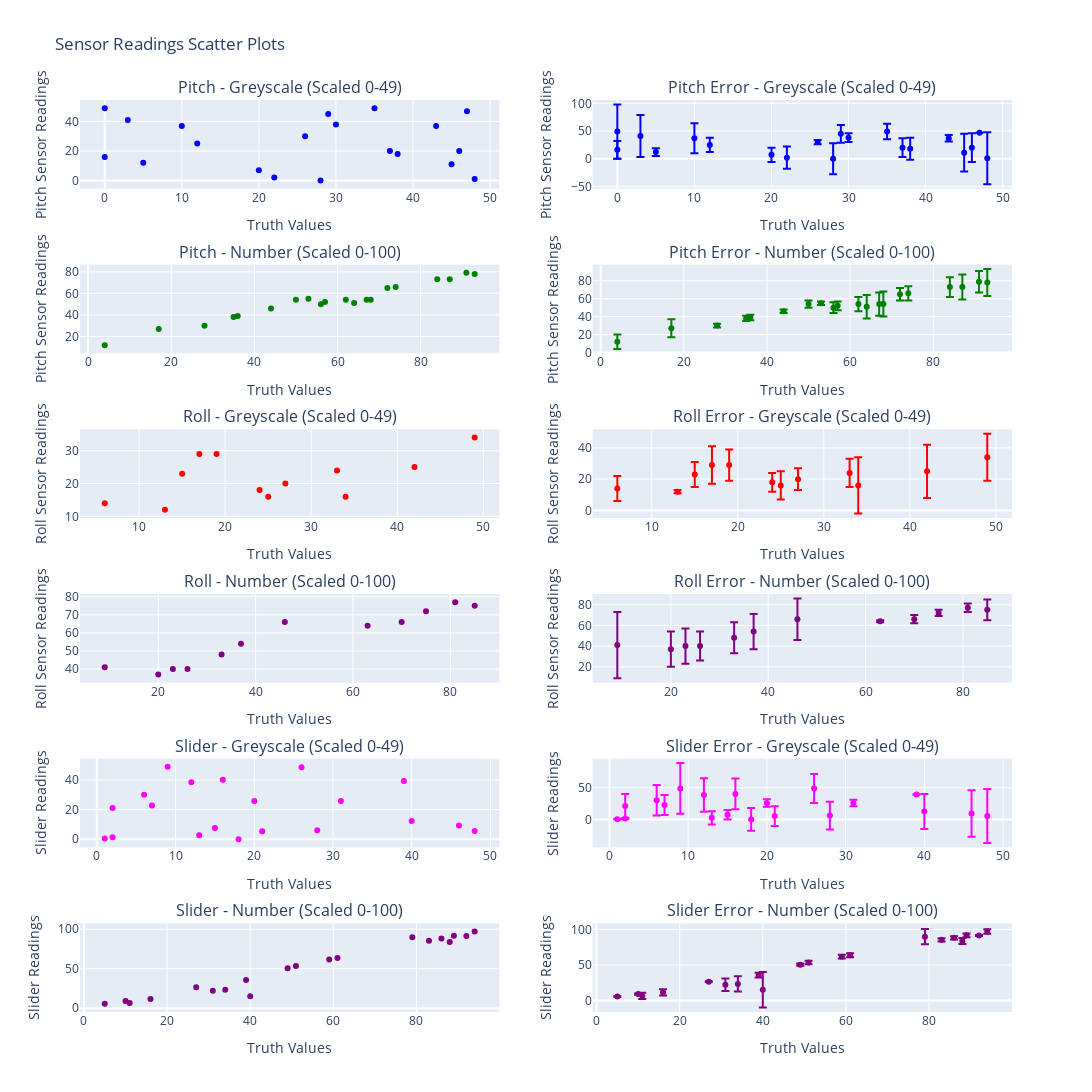

The cell this chart's notebook holds for it:
### Code cell
calibration_threshold = 2
g_pitch_greyscale_df = df[(df["experiment_type"] == "gesture_pitch_greyscale") & (df["calibration"] >= calibration_threshold)]
g_pitch_number_df = df[(df["experiment_type"] == "gesture_pitch_number") & (df["calibration"] >= calibration_threshold)]
g_roll_greyscale_df = df[(df["experiment_type"] == "gesture_roll_greyscale") & (df["calibration"] >= calibration_threshold)]
g_roll_number_df = df[(df["experiment_type"] == "gesture_roll_number") & (df["calibration"] >= calibration_threshold)]
g_slider_greyscale_df = df[(df["experiment_type"] == "slider_greyscale")]
g_slider_number_df = df[(df["experiment_type"] == "slider_number")]

fig = sp.make_subplots(rows=6, cols=2, subplot_titles=(
    'Pitch - Greyscale (Scaled 0-49)',
    'Pitch Error - Greyscale (Scaled 0-49)',
    'Pitch - Number (Scaled 0-100)',
    'Pitch Error - Number (Scaled 0-100)',
    'Roll - Greyscale (Scaled 0-49)',
    'Roll Error - Greyscale (Scaled 0-49)',
    'Roll - Number (Scaled 0-100)',
    'Roll Error - Number (Scaled 0-100)',
    'Slider - Greyscale (Scaled 0-49)',
    'Slider Error - Greyscale (Scaled 0-49)',
    'Slider - Number (Scaled 0-100)',
    'Slider Error - Number (Scaled 0-100)'
))

fig.add_trace(px.scatter(g_pitch_greyscale_df, x="truth", y="pitch_truth", color_discrete_sequence=['blue']).data[0], row=1, col=1)
fig.add_trace(px.scatter(g_pitch_greyscale_df, x="truth", y="pitch_truth", error_y="pitch_truth_diff", color_discrete_sequence=['blue']).data[0], row=1, col=2)
fig.add_trace(px.scatter(g_pitch_number_df, x="truth", y="pitch_truth", color_discrete_sequence=['green']).data[0], row=2, col=1)
fig.add_trace(px.scatter(g_pitch_number_df, x="truth", y="pitch_truth", error_y="pitch_truth_diff", color_discrete_sequence=['green']).data[0], row=2, col=2)
fig.add_trace(px.scatter(g_roll_greyscale_df, x="truth", y="roll_truth", color_discrete_sequence=['red']).data[0], row=3, col=1)
fig.add_trace(px.scatter(g_roll_greyscale_df, x="truth", y="roll_truth", error_y="roll_truth_diff", color_discrete_sequence=['red']).data[0], row=3, col=2)
fig.add_trace(px.scatter(g_roll_number_df, x="truth", y="roll_truth", color_discrete_sequence=['purple']).data[0], row=4, col=1)
fig.add_trace(px.scatter(g_roll_number_df, x="truth", y="roll_truth", error_y="roll_truth_diff", color_discrete_sequence=['purple']).data[0], row=4, col=2)
fig.add_trace(px.scatter(g_slider_greyscale_df, x="truth", y="value", color_discrete_sequence=['magenta']).data[0], row=5, col=1)
fig.add_trace(px.scatter(g_slider_greyscale_df, x="truth", y="value", error_y="slider_diff", color_discrete_sequence=['magenta']).data[0], row=5, col=2)
fig.add_trace(px.scatter(g_slider_number_df, x="truth", y="value", color_discrete_sequence=['purple']).data[0], row=6, col=1)
fig.add_trace(px.scatter(g_slider_number_df, x="truth", y="value", error_y="slider_diff", color_discrete_sequence=['purple']).data[0], row=6, col=2)

fig.update_layout(height=2000, width=1600, title_text="Sensor Readings Scatter Plots")
fig.update_xaxes(title_text="Truth Values")
fig.update_yaxes(title_text="Sensor Readings")

fig['layout']['yaxis1'].update(title='Pitch Sensor Readings')
fig['layout']['yaxis2'].update(title='Pitch Sensor Readings')
fig['layout']['yaxis3'].update(title='Pitch Sensor Readings')
fig['layout']['yaxis4'].update(title='Pitch Sensor Readings')
fig['layout']['yaxis5'].update(title='Roll Sensor Readings')
fig['layout']['yaxis6'].update(title='Roll Sensor Readings')
fig['layout']['yaxis7'].update(title='Roll Sensor Readings')
fig['layout']['yaxis8'].update(title='Roll Sensor Readings')
fig['layout']['yaxis9'].update(title='Slider Readings')
fig['layout']['yaxis10'].update(title='Slider Readings')
fig['layout']['yaxis11'].update(title='Slider Readings')
fig['layout']['yaxis12'].update(title='Slider Readings')

fig.show()

### Figure 1 — Plotly figure (JSON) as saved in the notebook; plotly's stock layout.template omitted (floating-point values rounded to 4 significant figures)
{"data": [{"hovertemplate": "truth=%{x}<br>pitch_truth=%{y}<extra></extra>", "legendgroup": "", "marker": {"color": "blue", "symbol": "circle"}, "mode": "markers", "name": "", "orientation": "v", "showlegend": false, "type": "scatter", "x": [20, 5, 48, 29, 46, 0, 28, 37, 43, 3, 22, 38, 30, 26, 12, 0, 45, 47, 35, 10], "xaxis": "x", "y": [7, 12, 1, 45, 20, 49, 0, 20, 37, 41, 2, 18, 38, 30, 25, 16, 11, 47, 49, 37], "yaxis": "y"}, {"error_y": {"array": [13, 7, 47, 16, 26, 49, 28, 17, 6, 38, 20, 20, 8, 4, 13, 16, 34, 0, 14, 27]}, "hovertemplate": "truth=%{x}<br>pitch_truth=%{y}<extra></extra>", "legendgroup": "", "marker": {"color": "blue", "symbol": "circle"}, "mode": "markers", "name": "", "orientation": "v", "showlegend": false, "type": "scatter", "x": [20, 5, 48, 29, 46, 0, 28, 37, 43, 3, 22, 38, 30, 26, 12, 0, 45, 47, 35, 10], "xaxis": "x2", "y": [7, 12, 1, 45, 20, 49, 0, 20, 37, 41, 2, 18, 38, 30, 25, 16, 11, 47, 49, 37], "yaxis": "y2"}, {"hovertemplate": "truth=%{x}<br>pitch_truth=%{y}<extra></extra>", "legendgroup": "", "marker": {"color": "green", "symbol": "circle"}, "mode": "markers", "name": "", "orientation": "v", "showlegend": false, "type": "scatter", "x": [64, 67, 91, 62, 74, 68, 28, 56, 57, 93, 35, 36, 44, 4, 84, 72, 87, 53, 17, 50], "xaxis": "x3", "y": [51, 54, 79, 54, 66, 54, 30, 50, 52, 78, 38, 39, 46, 12, 73, 65, 73, 55, 27, 54], "yaxis": "y3"}, {"error_y": {"array": [13, 13, 12, 8, 8, 14, 2, 6, 5, 15, 3, 3, 2, 8, 11, 7, 14, 2, 10, 4]}, "hovertemplate": "truth=%{x}<br>pitch_truth=%{y}<extra></extra>", "legendgroup": "", "marker": {"color": "green", "symbol": "circle"}, "mode": "markers", "name": "", "orientation": "v", "showlegend": false, "type": "scatter", "x": [64, 67, 91, 62, 74, 68, 28, 56, 57, 93, 35, 36, 44, 4, 84, 72, 87, 53, 17, 50], "xaxis": "x4", "y": [51, 54, 79, 54, 66, 54, 30, 50, 52, 78, 38, 39, 46, 12, 73, 65, 73, 55, 27, 54], "yaxis": "y4"}, {"hovertemplate": "truth=%{x}<br>roll_truth=%{y}<extra></extra>", "legendgroup": "", "marker": {"color": "red", "symbol": "circle"}, "mode": "markers", "name": "", "orientation": "v", "showlegend": false, "type": "scatter", "x": [25, 49, 6, 24, 15, 27, 17, 42, 13, 34, 19, 33], "xaxis": "x5", "y": [16, 34, 14, 18, 23, 20, 29, 25, 12, 16, 29, 24], "yaxis": "y5"}, {"error_y": {"array": [9, 15, 8, 6, 8, 7, 12, 17, 1, 18, 10, 9]}, "hovertemplate": "truth=%{x}<br>roll_truth=%{y}<extra></extra>", "legendgroup": "", "marker": {"color": "red", "symbol": "circle"}, "mode": "markers", "name": "", "orientation": "v", "showlegend": false, "type": "scatter", "x": [25, 49, 6, 24, 15, 27, 17, 42, 13, 34, 19, 33], "xaxis": "x6", "y": [16, 34, 14, 18, 23, 20, 29, 25, 12, 16, 29, 24], "yaxis": "y6"}, {"hovertemplate": "truth=%{x}<br>roll_truth=%{y}<extra></extra>", "legendgroup": "", "marker": {"color": "purple", "symbol": "circle"}, "mode": "markers", "name": "", "orientation": "v", "showlegend": false, "type": "scatter", "x": [75, 81, 70, 26, 20, 63, 85, 46, 9, 37, 33, 23], "xaxis": "x7", "y": [72, 77, 66, 40, 37, 64, 75, 66, 41, 54, 48, 40], "yaxis": "y7"}, {"error_y": {"array": [3, 4, 4, 14, 17, 1, 10, 20, 32, 17, 15, 17]}, "hovertemplate": "truth=%{x}<br>roll_truth=%{y}<extra></extra>", "legendgroup": "", "marker": {"color": "purple", "symbol": "circle"}, "mode": "markers", "name": "", "orientation": "v", "showlegend": false, "type": "scatter", "x": [75, 81, 70, 26, 20, 63, 85, 46, 9, 37, 33, 23], "xaxis": "x8", "y": [72, 77, 66, 40, 37, 64, 75, 66, 41, 54, 48, 40], "yaxis": "y8"}, {"hovertemplate": "truth=%{x}<br>value=%{y}<extra></extra>", "legendgroup": "", "marker": {"color": "magenta", "symbol": "circle"}, "mode": "markers", "name": "", "orientation": "v", "showlegend": false, "type": "scatter", "x": [21, 40, 39, 16, 7, 2, 1, 18, 31, 12, 15, 46, 26, 6, 13, 48, 9, 28, 20, 2], "xaxis": "x9", "y": [5.326, 12.36, 39.46, 40.33, 22.78, 1.32, 0.4262, 0, 25.84, 38.56, 7.511, 9.315, 48.81, 30.18, 2.565, 5.444, 49, 6.109, 25.84, 21.17], "yaxis": "y9"}, {"error_y": {"array": [15.67, 27.64, 0.4558, 24.33, 15.78, 0.6797, 0.5738, 18, 5.155, 26.56, 7.489, 36.68, 22.81, 24.18, 10.43, 42.56, 40, 21.89, 5.842, 19.17]}, "hovertemplate": "truth=%{x}<br>value=%{y}<extra></extra>", "legendgroup": "", "marker": {"color": "magenta", "symbol": "circle"}, "mode": "markers", "name": "", "orientation": "v", "showlegend": false, "type": "scatter", "x": [21, 40, 39, 16, 7, 2, 1, 18, 31, 12, 15, 46, 26, 6, 13, 48, 9, 28, 20, 2], "xaxis": "x10", "y": [5.326, 12.36, 39.46, 40.33, 22.78, 1.32, 0.4262, 0, 25.84, 38.56, 7.511, 9.315, 48.81, 30.18, 2.565, 5.444, 49, 6.109, 25.84, 21.17], "yaxis": "y10"}, {"hovertemplate": "truth=%{x}<br>value=%{y}<extra></extra>", "legendgroup": "", "marker": {"color": "purple", "symbol": "circle"}, "mode": "markers", "name": "", "orientation": "v", "showlegend": false, "type": "scatter", "x": [89, 11, 61, 94, 79, 40, 34, 49, 16, 39, 31, 10, 27, 88, 5, 51, 59, 92, 86, 83], "xaxis": "x11", "y": [91.7, 6.66, 63.67, 97.06, 89.81, 15.06, 23.35, 50.49, 11.63, 35.76, 22.17, 9.045, 26.55, 83.67, 5.584, 53.39, 61.72, 91.33, 88.19, 85.32], "yaxis": "y11"}, {"error_y": {"array": [2.702, 4.34, 2.674, 3.06, 10.81, 24.94, 10.65, 1.491, 4.371, 3.244, 8.832, 0.9554, 0.4522, 4.333, 0.5836, 2.388, 2.716, 0.6706, 2.194, 2.321]}, "hovertemplate": "truth=%{x}<br>value=%{y}<extra></extra>", "legendgroup": "", "marker": {"color": "purple", "symbol": "circle"}, "mode": "markers", "name": "", "orientation": "v", "showlegend": false, "type": "scatter", "x": [89, 11, 61, 94, 79, 40, 34, 49, 16, 39, 31, 10, 27, 88, 5, 51, 59, 92, 86, 83], "xaxis": "x12", "y": [91.7, 6.66, 63.67, 97.06, 89.81, 15.06, 23.35, 50.49, 11.63, 35.76, 22.17, 9.045, 26.55, 83.67, 5.584, 53.39, 61.72, 91.33, 88.19, 85.32], "yaxis": "y12"}], "layout": {"annotations": [{"font": {"size": 16}, "showarrow": false, "text": "Pitch - Greyscale (Scaled 0-49)", "x": 0.225, "xanchor": "center", "xref": "paper", "y": 1.0, "yanchor": "bottom", "yref": "paper"}, {"font": {"size": 16}, "showarrow": false, "text": "Pitch Error - Greyscale (Scaled 0-49)", "x": 0.775, "xanchor": "center", "xref": "paper", "y": 1.0, "yanchor": "bottom", "yref": "paper"}, {"font": {"size": 16}, "showarrow": false, "text": "Pitch - Number (Scaled 0-100)", "x": 0.225, "xanchor": "center", "xref": "paper", "y": 0.8194, "yanchor": "bottom", "yref": "paper"}, {"font": {"size": 16}, "showarrow": false, "text": "Pitch Error - Number (Scaled 0-100)", "x": 0.775, "xanchor": "center", "xref": "paper", "y": 0.8194, "yanchor": "bottom", "yref": "paper"}, {"font": {"size": 16}, "showarrow": false, "text": "Roll - Greyscale (Scaled 0-49)", "x": 0.225, "xanchor": "center", "xref": "paper", "y": 0.6389, "yanchor": "bottom", "yref": "paper"}, {"font": {"size": 16}, "showarrow": false, "text": "Roll Error - Greyscale (Scaled 0-49)", "x": 0.775, "xanchor": "center", "xref": "paper", "y": 0.6389, "yanchor": "bottom", "yref": "paper"}, {"font": {"size": 16}, "showarrow": false, "text": "Roll - Number (Scaled 0-100)", "x": 0.225, "xanchor": "center", "xref": "paper", "y": 0.4583, "yanchor": "bottom", "yref": "paper"}, {"font": {"size": 16}, "showarrow": false, "text": "Roll Error - Number (Scaled 0-100)", "x": 0.775, "xanchor": "center", "xref": "paper", "y": 0.4583, "yanchor": "bottom", "yref": "paper"}, {"font": {"size": 16}, "showarrow": false, "text": "Slider - Greyscale (Scaled 0-49)", "x": 0.225, "xanchor": "center", "xref": "paper", "y": 0.2778, "yanchor": "bottom", "yref": "paper"}, {"font": {"size": 16}, "showarrow": false, "text": "Slider Error - Greyscale (Scaled 0-49)", "x": 0.775, "xanchor": "center", "xref": "paper", "y": 0.2778, "yanchor": "bottom", "yref": "paper"}, {"font": {"size": 16}, "showarrow": false, "text": "Slider - Number (Scaled 0-100)", "x": 0.225, "xanchor": "center", "xref": "paper", "y": 0.09722, "yanchor": "bottom", "yref": "paper"}, {"font": {"size": 16}, "showarrow": false, "text": "Slider Error - Number (Scaled 0-100)", "x": 0.775, "xanchor": "center", "xref": "paper", "y": 0.09722, "yanchor": "bottom", "yref": "paper"}], "height": 2000, "title": {"text": "Sensor Readings Scatter Plots"}, "width": 1600, "xaxis": {"anchor": "y", "domain": [0, 0.45], "title": {"text": "Truth Values"}}, "xaxis10": {"anchor": "y10", "domain": [0.55, 1], "title": {"text": "Truth Values"}}, "xaxis11": {"anchor": "y11", "domain": [0, 0.45], "title": {"text": "Truth Values"}}, "xaxis12": {"anchor": "y12", "domain": [0.55, 1], "title": {"text": "Truth Values"}}, "xaxis2": {"anchor": "y2", "domain": [0.55, 1], "title": {"text": "Truth Values"}}, "xaxis3": {"anchor": "y3", "domain": [0, 0.45], "title": {"text": "Truth Values"}}, "xaxis4": {"anchor": "y4", "domain": [0.55, 1], "title": {"text": "Truth Values"}}, "xaxis5": {"anchor": "y5", "domain": [0, 0.45], "title": {"text": "Truth Values"}}, "xaxis6": {"anchor": "y6", "domain": [0.55, 1], "title": {"text": "Truth Values"}}, "xaxis7": {"anchor": "y7", "domain": [0, 0.45], "title": {"text": "Truth Values"}}, "xaxis8": {"anchor": "y8", "domain": [0.55, 1], "title": {"text": "Truth Values"}}, "xaxis9": {"anchor": "y9", "domain": [0, 0.45], "title": {"text": "Truth Values"}}, "yaxis": {"anchor": "x", "domain": [0.9028, 1.0], "title": {"text": "Pitch Sensor Readings"}}, "yaxis10": {"anchor": "x10", "domain": [0.1806, 0.2778], "title": {"text": "Slider Readings"}}, "yaxis11": {"anchor": "x11", "domain": [0, 0.09722], "title": {"text": "Slider Readings"}}, "yaxis12": {"anchor": "x12", "domain": [0, 0.09722], "title": {"text": "Slider Readings"}}, "yaxis2": {"anchor": "x2", "domain": [0.9028, 1.0], "title": {"text": "Pitch Sensor Readings"}}, "yaxis3": {"anchor": "x3", "domain": [0.7222, 0.8194], "title": {"text": "Pitch Sensor Readings"}}, "yaxis4": {"anchor": "x4", "domain": [0.7222, 0.8194], "title": {"text": "Pitch Sensor Readings"}}, "yaxis5": {"anchor": "x5", "domain": [0.5417, 0.6389], "title": {"text": "Roll Sensor Readings"}}, "yaxis6": {"anchor": "x6", "domain": [0.5417, 0.6389], "title": {"text": "Roll Sensor Readings"}}, "yaxis7": {"anchor": "x7", "domain": [0.3611, 0.4583], "title": {"text": "Roll Sensor Readings"}}, "yaxis8": {"anchor": "x8", "domain": [0.3611, 0.4583], "title": {"text": "Roll Sensor Readings"}}, "yaxis9": {"anchor": "x9", "domain": [0.1806, 0.2778], "title": {"text": "Slider Readings"}}}}
